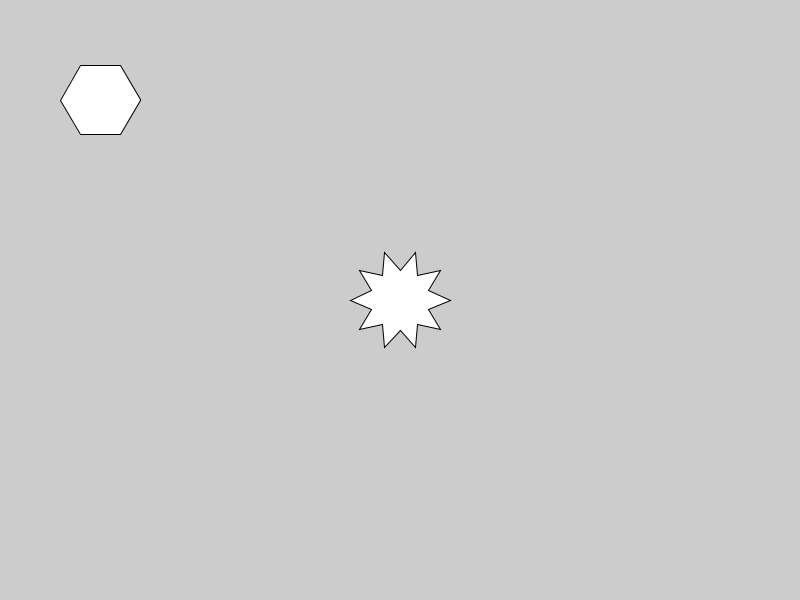
Frame 1 (no input)
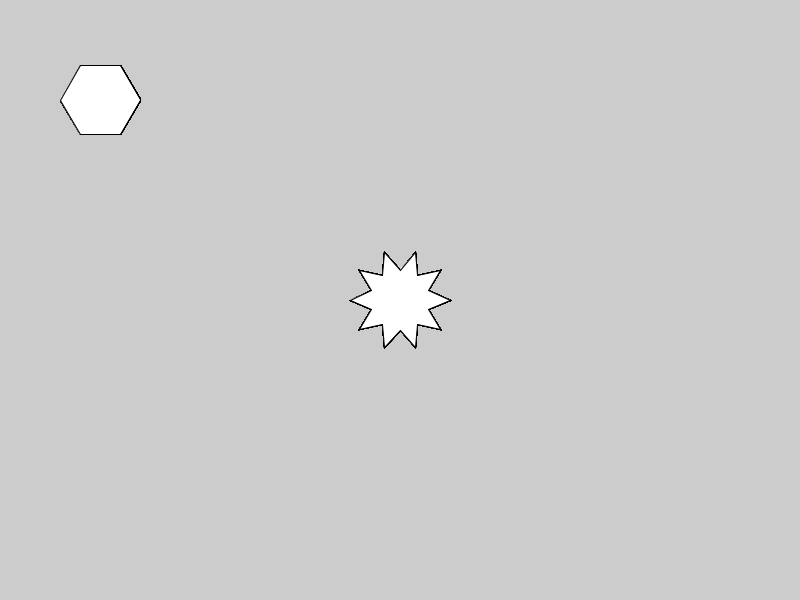
Frame 60 (the mouse pressed at the canvas centre just before this capture)
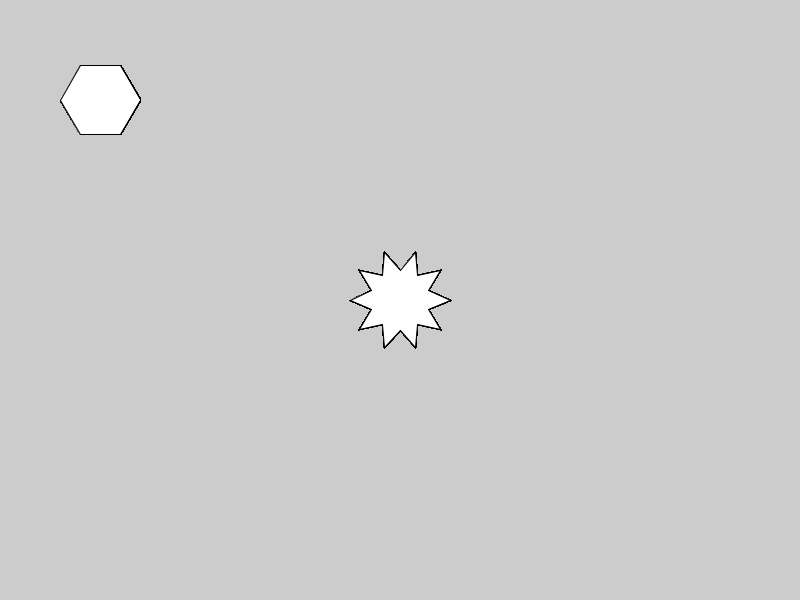
Frame 120 (the mouse held since frame 60 and released just before this capture)

The Processing sketch that drew these frames (run headless with seeded random() and noise(); from frame 60 on, the mouse is pressed at the canvas centre):

// Processing sketch: Zad3
// ── Zad3.pde
void drawStar(float x, float y, float radius1, float radius2, int npoints) {
  float angle = TWO_PI / npoints;
  float halfAngle = angle / 2.0;
  beginShape();
    for (float a = 0; a < TWO_PI; a += angle) {
      float sx = x + cos(a) * radius2;
      float sy = y + sin(a) * radius2;
      vertex(sx, sy);
      sx = x + cos(a+halfAngle) * radius1;
      sy = y + sin(a+halfAngle) * radius1;
      vertex(sx, sy);
    }
  endShape(CLOSE);
}

void drawNAngle(float x, float y, float size, int n) {
  float angle = TWO_PI / n;
  beginShape();
  for (float a = 0; a < TWO_PI; a += angle) {
     float sx = x + cos(a) * size;
     float sy = y + sin(a) * size;
     vertex(sx, sy);
  }
  endShape(CLOSE);
}

void setup() {
    size(800, 600);
}

void draw() {
  drawStar(width / 2f, height / 2f, 30, 50, 10);
  drawNAngle(100, 100, 40, 6);
}
